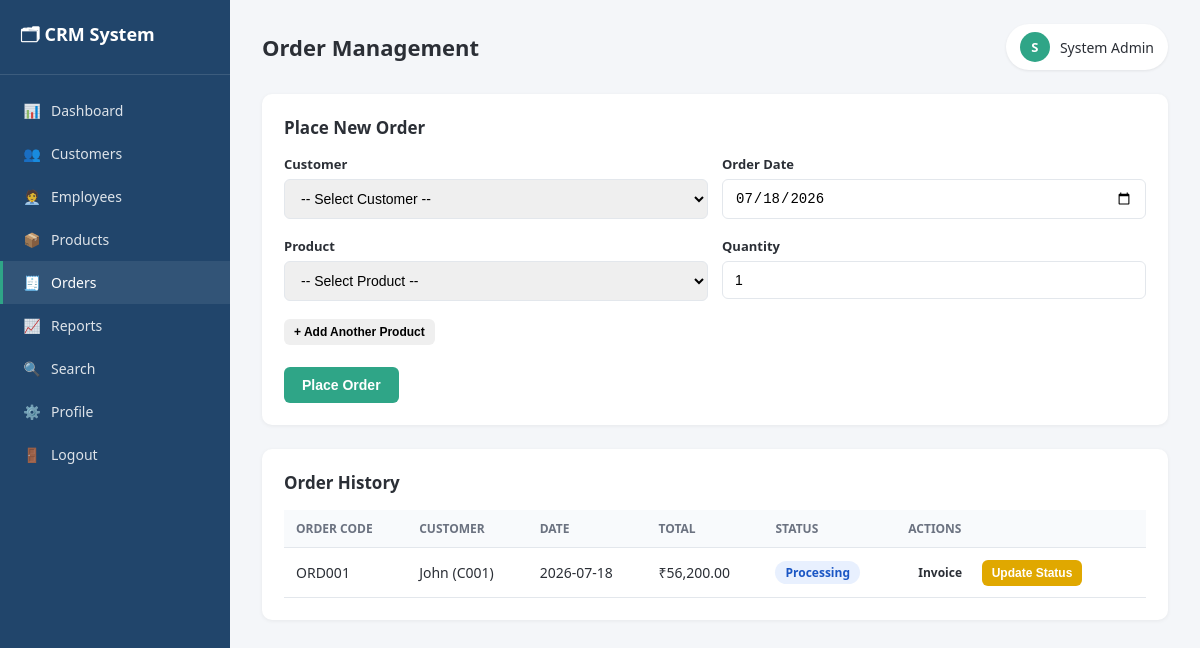
/orders.php (signed in), run on the app's committed database.
### tables this page shows
CREATE TABLE IF NOT EXISTS orders (
    id INT AUTO_INCREMENT PRIMARY KEY,
    order_code VARCHAR(20) NOT NULL UNIQUE,      
    customer_id INT NOT NULL,
    order_date DATE NOT NULL,
    status ENUM('Pending','Processing','Shipped','Delivered','Cancelled') DEFAULT 'Pending',
    total_amount DECIMAL(10,2) NOT NULL DEFAULT 0,
    created_at TIMESTAMP DEFAULT CURRENT_TIMESTAMP,
    FOREIGN KEY (customer_id) REFERENCES customers(id) ON DELETE CASCADE
);

CREATE TABLE IF NOT EXISTS customers (
    id INT AUTO_INCREMENT PRIMARY KEY,
    customer_code VARCHAR(20) NOT NULL UNIQUE,    
    name VARCHAR(100) NOT NULL,
    email VARCHAR(100) DEFAULT NULL,
    phone VARCHAR(20) DEFAULT NULL,
    address VARCHAR(255) DEFAULT NULL,
    status ENUM('Active','Inactive') DEFAULT 'Active',
    created_at TIMESTAMP DEFAULT CURRENT_TIMESTAMP
);

### config.php (called while the page is built, shortened)
<?php
function h($str) {
    return htmlspecialchars($str ?? '', ENT_QUOTES, 'UTF-8');
}

### orders.php (the view, shortened to what this page needs)
<?php
require_once 'config.php';
$orders = $conn->query("SELECT o.*, c.name AS customer_name, c.customer_code FROM orders o
                         JOIN customers c ON o.customer_id = c.id
                         ORDER BY o.id DESC");
$invoice = null;
?>
<!DOCTYPE html>
<html lang="en">
<head>
<link rel="stylesheet" href="assets/css/style.css">
</head>
<body>
<div class="app-shell">
  <?php include 'includes/sidebar.php'; ?>
  <main class="main">
    <?php include 'includes/topbar.php'; ?>
    <?php if ($invoice): ?>
    <div class="card">
      <div class="card-header">
        <h3>Invoice - <?= h($invoice['order_code']) ?></h3>
        <a href="orders.php" class="btn btn-sm">← Back to Orders</a>
      </div>
      <p><strong>Customer:</strong> <?= h($invoice['customer_name']) ?><br>
         <strong>Email:</strong> <?= h($invoice['email']) ?> | <strong>Phone:</strong> <?= h($invoice['phone']) ?><br>
         <strong>Address:</strong> <?= h($invoice['address']) ?><br>
         <strong>Order Date:</strong> <?= h($invoice['order_date']) ?> |
         <strong>Status:</strong> <span class="badge badge-<?= strtolower($invoice['status']) ?>"><?= h($invoice['status']) ?></span>
      </p>
      <table class="data-table">
        <thead><tr><th>Product Code</th><th>Product</th><th>Qty</th><th>Unit Price</th><th>Subtotal</th></tr></thead>
        <tbody>
        <?php while ($it = $invoice_items->fetch_assoc()): ?>
          <tr>
            <td><?= h($it['product_code']) ?></td>
            <td><?= h($it['product_name']) ?></td>
            <td><?= (int)$it['quantity'] ?></td>
            <td>₹<?= number_format($it['unit_price'], 2) ?></td>
            <td>₹<?= number_format($it['subtotal'], 2) ?></td>
          </tr>
        <?php endwhile; ?>
        </tbody>
        <tfoot>
          <tr><td colspan="4" style="text-align:right;"><strong>Grand Total</strong></td><td><strong>₹<?= number_format($invoice['total_amount'], 2) ?></strong></td></tr>
        </tfoot>
      </table>
      <button class="btn btn-primary" onclick="window.print()" style="margin-top:14px;">🖨 Print Invoice</button>
    </div>
    <?php else: ?>
    <div class="card">
      <div class="card-header"><h3>Place New Order</h3></div>
      <form method="POST" action="orders.php" id="orderForm">
        <div class="grid-2">
          <div class="form-group">
            <label>Customer</label>
            <select name="customer_id" required>
              <option value="">-- Select Customer --</option>
            </select>
          </div>
          <div class="form-group">
            <label>Order Date</label>
            <input type="date" name="order_date" value="<?= date('Y-m-d') ?>" required>
          </div>
        </div>
        <div id="itemsWrap">
          <div class="grid-2 item-row">
            <div class="form-group">
              <label>Product</label>
              <select name="product_id[]" required>
                <option value="">-- Select Product --</option>
              </select>
            </div>
            <div class="form-group">
              <label>Quantity</label>
              <input type="number" name="quantity[]" min="1" value="1" required>
            </div>
          </div>
        </div>
        <button type="button" class="btn btn-sm" onclick="addItemRow()">+ Add Another Product</button>
        <br><br>
        <button type="submit" class="btn btn-success">Place Order</button>
      </form>
    </div>
    <div class="card">
      <div class="card-header"><h3>Order History</h3></div>
      <table class="data-table">
        <thead><tr><th>Order Code</th><th>Customer</th><th>Date</th><th>Total</th><th>Status</th><th>Actions</th></tr></thead>
        <tbody>
        <?php if ($orders->num_rows === 0): ?>
          <tr><td colspan="6">No orders placed yet.</td></tr>
        <?php else: while ($o = $orders->fetch_assoc()): ?>
          <tr>
            <td><?= h($o['order_code']) ?></td>
            <td><?= h($o['customer_name']) ?> (<?= h($o['customer_code']) ?>)</td>
            <td><?= h($o['order_date']) ?></td>
            <td>₹<?= number_format($o['total_amount'], 2) ?></td>
            <td><span class="badge badge-<?= strtolower($o['status']) ?>"><?= h($o['status']) ?></span></td>
            <td class="action-icons">
              <a class="btn btn-sm" href="orders.php?invoice=<?= $o['id'] ?>">Invoice</a>
              <button class="btn btn-warning btn-sm" onclick='openStatus(<?= json_encode(["id"=>$o['id'], "status"=>$o['status']]) ?>)'>Update Status</button>
            </td>
          </tr>
        <?php endwhile; endif; ?>
        </tbody>
      </table>
    </div>
    <?php endif; ?>
  </main>
</div>
</body>
</html>

### assets/css/style.css (style rules this page uses)
:root { --primary: #2f5f8f; --primary-dark: #21456b; --accent: #2fa587; --bg: #f4f6f9; --card-bg: #ffffff; --text: #2b2f36; --muted: #6b7280; --border: #e3e7ec; --danger: #d9534f; --warning: #e0a800; --sidebar-width: 230px; }
* { box-sizing: border-box; }
body { margin: 0; font-family: 'Segoe UI', Roboto, Arial, sans-serif; background: var(--bg); color: var(--text); }
a { text-decoration: none; color: inherit; }
.form-group { margin-bottom: 18px; }
.form-group label { display: block; font-size: 13px; margin-bottom: 6px; font-weight: 600; color: var(--text); }
.form-group input, .form-group select, .form-group textarea { width: 100%; padding: 10px 12px; border: 1px solid var(--border); border-radius: 6px; font-size: 14px; outline: none; transition: border 0.2s; }
.btn { display: inline-block; padding: 10px 18px; border-radius: 6px; border: none; cursor: pointer; font-size: 14px; font-weight: 600; transition: background 0.2s, transform .05s; }
.btn-success { background: var(--accent); color: #fff; }
.btn-warning { background: var(--warning); color: #fff; }
.btn-sm { padding: 6px 10px; font-size: 12px; }
.app-shell { display: flex; min-height: 100vh; }
.main { margin-left: var(--sidebar-width); flex: 1; padding: 24px 32px; width: calc(100% - var(--sidebar-width)); }
.card { background: var(--card-bg); border-radius: 10px; padding: 22px; box-shadow: 0 1px 4px rgba(0,0,0,0.06); margin-bottom: 24px; }
.card-header { display: flex; justify-content: space-between; align-items: center; margin-bottom: 16px; flex-wrap: wrap; gap: 10px; }
.card-header h3 { margin: 0; font-size: 17px; }
table.data-table { width: 100%; border-collapse: collapse; font-size: 14px; }
table.data-table th, table.data-table td { padding: 10px 12px; text-align: left; border-bottom: 1px solid var(--border); }
table.data-table th { background: #f8fafc; font-weight: 600; color: var(--muted); font-size: 12px; text-transform: uppercase; }
.badge { display: inline-block; padding: 3px 10px; border-radius: 20px; font-size: 12px; font-weight: 600; }
.badge-processing { background: #e8f0fe; color: #1a56c4; }
.action-icons a, .action-icons button { margin-right: 6px; }
.grid-2 { display: grid; grid-template-columns: 1fr 1fr; gap: 14px; }

### data on the page
orders: order_code "ORD001", customer.name "John", customer.customer_code "C001", order_date "2026-07-18", total_amount "56,200.00", status "Processing"

### other printed values
$page_title "Order Management"
$initials "S"
$_SESSION['admin_name'] "System Admin"
